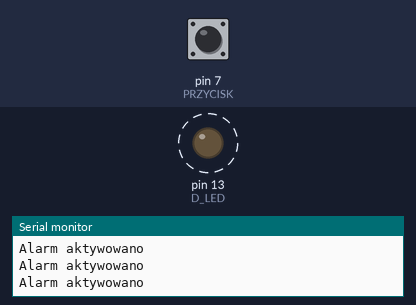
A sketch run on a simulated Arduino Uno, built with avr-gcc and run on an emulated ATmega328P. Parts: output pins drawn as LEDs (lit = HIGH), the last lines printed to the serial monitor. Dashed ring = blinking. The test bench sets the inputs (shaded band); at power-on: pin 7 (PRZYCISK) HIGH.

Above: at 0.93 s.
1.3 s: pin 7 (PRZYCISK) pulled LOW for 0.15 s
4.3 s: pin 7 (PRZYCISK) pulled LOW for 1 s
8.3 s: pin 7 (PRZYCISK) driven LOW
11.3 s: pin 7 (PRZYCISK) driven HIGH
At 11.3 s:
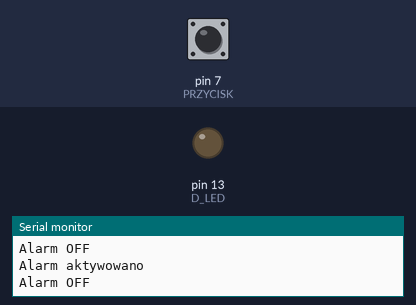
At 13.0 s:
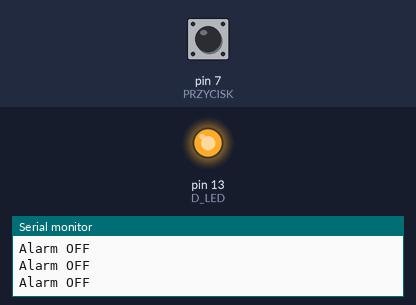
14.3 s: pin 7 (PRZYCISK) pulsed LOW 2 times (0.12 s each, 0.3 s apart)
Timing chart, 0 to 18.9 s (numbered marks = the images above; inputs shaded):
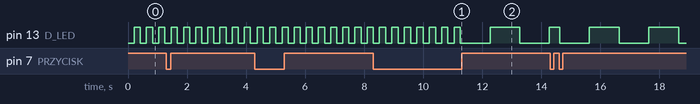

Measured:
- by itself, pin 13 (D_LED): alternates HIGH for 1.0 s and LOW for 1.0 s

The sketch:

lab3_zad4.ino
```cpp
#define D_LED 13
#define PRZYCISK 7
int czas_diody = 0;

void setup() {
 pinMode(D_LED, OUTPUT);
 pinMode(PRZYCISK, INPUT_PULLUP);
 Serial.begin(9600);
}

void loop() {
  czas_diody = przycisk();
  migaj(czas_diody);
}

void migaj(int czas_zadany){
  unsigned long static czas = 0;
  int static d_OnOff = 0;
  if(czas_zadany <= (millis() - czas)){
    czas = millis();
    switch(d_OnOff){
      case 0:
      	digitalWrite(D_LED, HIGH);
      	d_OnOff = 1;
      	break;
      case 1:
      	digitalWrite(D_LED, LOW);
      	d_OnOff = 0;
      	break;
    }
  }
}

int przycisk(){
  bool static stan = false;
  if(!digitalRead(PRZYCISK)){
    stan = !stan;
  }
  if(stan){
    czas_diody = 1000;
    Serial.println("Alarm OFF");
  }
  else{
  	czas_diody = 200;
    Serial.println("Alarm aktywowano");
  }
  return czas_diody;
}
```
